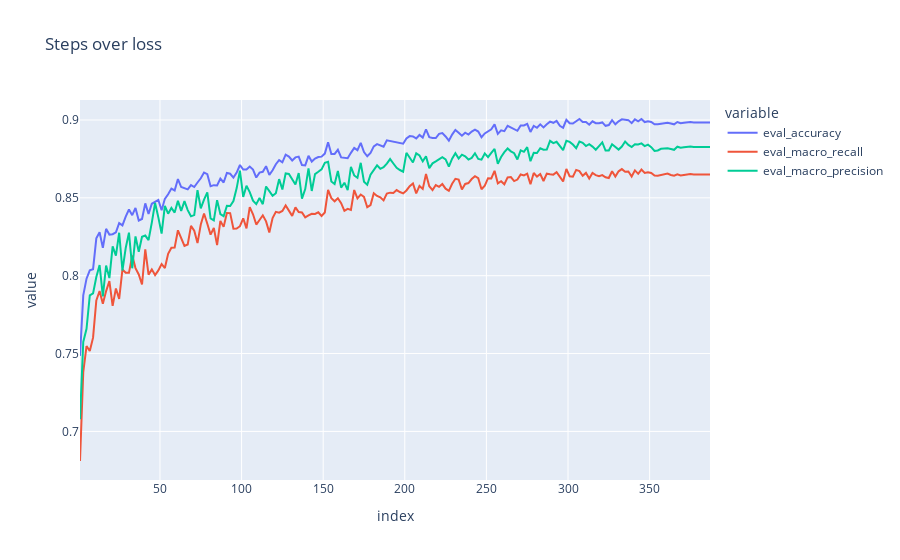

The notebook cell saved with this chart:
### Code cell
eval_accuracy.plot(backend="plotly", title="Steps over loss")
# fig.add_trace(next(fig.add_trace[].plot(backend="plotly").select_traces(0)))

### Figure 1 — Plotly figure (JSON) as saved in the notebook; plotly's stock layout.template omitted (floating-point values rounded to 4 significant figures; data arrays with more than 128 entries replaced by an {"elided": "..."} marker saying what was removed)
{"data": [{"hovertemplate": "variable=eval_accuracy<br>index=%{x}<br>value=%{y}<extra></extra>", "legendgroup": "eval_accuracy", "line": {"color": "#636efa", "dash": "solid"}, "mode": "lines", "name": "eval_accuracy", "orientation": "v", "showlegend": true, "type": "scatter", "x": {"elided": "194 int values"}, "xaxis": "x", "y": {"elided": "194 float values"}, "yaxis": "y"}, {"hovertemplate": "variable=eval_macro_recall<br>index=%{x}<br>value=%{y}<extra></extra>", "legendgroup": "eval_macro_recall", "line": {"color": "#EF553B", "dash": "solid"}, "mode": "lines", "name": "eval_macro_recall", "orientation": "v", "showlegend": true, "type": "scatter", "x": {"elided": "194 int values"}, "xaxis": "x", "y": {"elided": "194 float values"}, "yaxis": "y"}, {"hovertemplate": "variable=eval_macro_precision<br>index=%{x}<br>value=%{y}<extra></extra>", "legendgroup": "eval_macro_precision", "line": {"color": "#00cc96", "dash": "solid"}, "mode": "lines", "name": "eval_macro_precision", "orientation": "v", "showlegend": true, "type": "scatter", "x": {"elided": "194 int values"}, "xaxis": "x", "y": {"elided": "194 float values"}, "yaxis": "y"}], "layout": {"autosize": true, "legend": {"title": {"text": "variable"}, "tracegroupgap": 0}, "title": {"text": "Steps over loss"}, "xaxis": {"anchor": "y", "autorange": true, "domain": [0, 1], "range": [1, 387], "title": {"text": "index"}, "type": "linear"}, "yaxis": {"anchor": "x", "autorange": true, "domain": [0, 1], "range": [0.6688, 0.9128], "title": {"text": "value"}, "type": "linear"}}}
